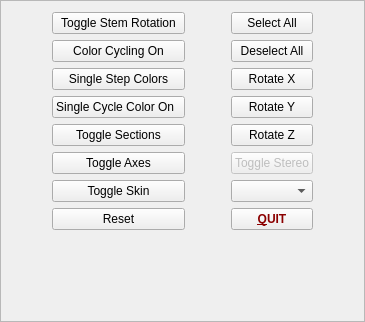
                    <widget class="QFrame" name="buttonFrame">
                     <property name="sizePolicy">
                      <sizepolicy hsizetype="Expanding" vsizetype="Preferred">
                       <horstretch>0</horstretch>
                       <verstretch>0</verstretch>
                      </sizepolicy>
                     </property>
                     <property name="frameShape">
                      <enum>QFrame::StyledPanel</enum>
                     </property>
                     <property name="frameShadow">
                      <enum>QFrame::Raised</enum>
                     </property>
                     <layout class="QHBoxLayout" name="buttonHLayout_2">
                      <property name="sizeConstraint">
                       <enum>QLayout::SetNoConstraint</enum>
                      </property>
                      <item>
                       <spacer name="cmdLeftSpacer">
                        <property name="orientation">
                         <enum>Qt::Horizontal</enum>
                        </property>
                        <property name="sizeType">
                         <enum>QSizePolicy::Expanding</enum>
                        </property>
                        <property name="sizeHint" stdset="0">
                         <size>
                          <width>40</width>
                          <height>20</height>
                         </size>
                        </property>
                       </spacer>
                      </item>
                      <item>
                       <layout class="QGridLayout" name="gridLayout_2">
                        <property name="sizeConstraint">
                         <enum>QLayout::SetNoConstraint</enum>
                        </property>
                        <item row="3" column="0">
                         <widget class="QPushButton" name="singleTwinkle">
                          <property name="toolTip">
                           <string>&lt;html&gt;&lt;head/&gt;&lt;body&gt;&lt;p&gt;Use a single color for all cells instead of the cluster colors.&lt;/p&gt;&lt;/body&gt;&lt;/html&gt;</string>
                          </property>
                          <property name="text">
                           <string>Single Cycle Color On  </string>
                          </property>
                         </widget>
                        </item>
                        <item row="10" column="0">
                         <spacer name="verticalSpacer">
                          <property name="orientation">
                           <enum>Qt::Vertical</enum>
                          </property>
                          <property name="sizeHint" stdset="0">
                           <size>
                            <width>20</width>
                            <height>40</height>
                           </size>
                          </property>
                         </spacer>
                        </item>
                        <item row="12" column="2">
                         <spacer name="verticalSpacer_2">
                          <property name="orientation">
                           <enum>Qt::Vertical</enum>
                          </property>
                          <property name="sizeHint" stdset="0">
                           <size>
                            <width>20</width>
                            <height>40</height>
                           </size>
                          </property>
                         </spacer>
                        </item>
                        <item row="0" column="2">
                         <widget class="QPushButton" name="allOn">
                          <property name="text">
                           <string>Select All</string>
                          </property>
                         </widget>
                        </item>
                        <item row="1" column="2">
                         <widget class="QPushButton" name="allOff">
                          <property name="text">
                           <string>Deselect All</string>
                          </property>
                         </widget>
                        </item>
                        <item row="0" column="1">
                         <spacer name="horizontalSpacer">
                          <property name="orientation">
                           <enum>Qt::Horizontal</enum>
                          </property>
                          <property name="sizeHint" stdset="0">
                           <size>
                            <width>40</width>
                            <height>20</height>
                           </size>
                          </property>
                         </spacer>
                        </item>
                        <item row="0" column="0">
                         <widget class="QPushButton" name="spinMe">
                          <property name="sizePolicy">
                           <sizepolicy hsizetype="Expanding" vsizetype="Fixed">
                            <horstretch>0</horstretch>
                            <verstretch>0</verstretch>
                           </sizepolicy>
                          </property>
                          <property name="font">
                           <font>
                            <pointsize>9</pointsize>
                           </font>
                          </property>
                          <property name="whatsThis">
                           <string/>
                          </property>
                          <property name="text">
                           <string>Toggle Stem Rotation</string>
                          </property>
                         </widget>
                        </item>
                        <item row="8" column="0">
                         <widget class="QPushButton" name="figureReset">
                          <property name="sizePolicy">
                           <sizepolicy hsizetype="Expanding" vsizetype="Fixed">
                            <horstretch>0</horstretch>
                            <verstretch>0</verstretch>
                           </sizepolicy>
                          </property>
                          <property name="toolTip">
                           <string>&lt;html&gt;&lt;head/&gt;&lt;body&gt;&lt;p&gt;Reset the model to the default location and size.&lt;/p&gt;&lt;/body&gt;&lt;/html&gt;</string>
                          </property>
                          <property name="text">
                           <string>Reset</string>
                          </property>
                         </widget>
                        </item>
                        <item row="6" column="0">
                         <widget class="QPushButton" name="toggleAxes">
                          <property name="sizePolicy">
                           <sizepolicy hsizetype="Expanding" vsizetype="Fixed">
                            <horstretch>0</horstretch>
                            <verstretch>0</verstretch>
                           </sizepolicy>
                          </property>
                          <property name="text">
                           <string>Toggle Axes</string>
                          </property>
                         </widget>
                        </item>
                        <item row="5" column="0">
                         <widget class="QPushButton" name="toggleOutlines">
                          <property name="sizePolicy">
                           <sizepolicy hsizetype="Expanding" vsizetype="Fixed">
                            <horstretch>0</horstretch>
                            <verstretch>0</verstretch>
                           </sizepolicy>
                          </property>
                          <property name="text">
                           <string>Toggle Sections</string>
                          </property>
                         </widget>
                        </item>
                        <item row="1" column="0">
                         <widget class="QPushButton" name="toggleColorCycling">
                          <property name="enabled">
                           <bool>true</bool>
                          </property>
                          <property name="sizePolicy">
                           <sizepolicy hsizetype="Expanding" vsizetype="Fixed">
                            <horstretch>0</horstretch>
                            <verstretch>0</verstretch>
                           </sizepolicy>
                          </property>
                          <property name="text">
                           <string>Color Cycling On</string>
                          </property>
                          <property name="checkable">
                           <bool>false</bool>
                          </property>
                         </widget>
                        </item>
                        <item row="2" column="0">
                         <widget class="QPushButton" name="nextStep">
                          <property name="enabled">
                           <bool>true</bool>
                          </property>
                          <property name="toolTip">
                           <string>&lt;html&gt;&lt;head/&gt;&lt;body&gt;&lt;p&gt;Cycle to the next bin and display its colors.  You can hold the button down for auto-repeat.  Clicking on this will stop automatic color cycling.&lt;/p&gt;&lt;/body&gt;&lt;/html&gt;</string>
                          </property>
                          <property name="text">
                           <string>Single Step Colors</string>
                          </property>
                          <property name="autoRepeat">
                           <bool>true</bool>
                          </property>
                         </widget>
                        </item>
                        <item row="7" column="0">
                         <widget class="QPushButton" name="skinToggle">
                          <property name="text">
                           <string>Toggle Skin</string>
                          </property>
                         </widget>
                        </item>
                        <item row="8" column="2">
                         <widget class="QPushButton" name="Quit">
                          <property name="sizePolicy">
                           <sizepolicy hsizetype="Expanding" vsizetype="Fixed">
                            <horstretch>0</horstretch>
                            <verstretch>0</verstretch>
                           </sizepolicy>
                          </property>
                          <property name="font">
                           <font>
                            <weight>75</weight>
                            <bold>true</bold>
                           </font>
                          </property>
                          <property name="styleSheet">
                           <string notr="true">color: darkred;
font-style:bold



</string>
                          </property>
                          <property name="text">
                           <string>&amp;QUIT</string>
                          </property>
                         </widget>
                        </item>
                        <item row="2" column="2">
                         <widget class="QPushButton" name="rotateX">
                          <property name="text">
                           <string>Rotate X</string>
                          </property>
                         </widget>
                        </item>
                        <item row="3" column="2">
                         <widget class="QPushButton" name="rotateY">
                          <property name="text">
                           <string>Rotate Y</string>
                          </property>
                         </widget>
                        </item>
                        <item row="5" column="2">
                         <widget class="QPushButton" name="rotateZ">
                          <property name="text">
                           <string>Rotate Z</string>
                          </property>
                         </widget>
                        </item>
                        <item row="6" column="2">
                         <widget class="QPushButton" name="toggleStereo">
                          <property name="enabled">
                           <bool>false</bool>
                          </property>
                          <property name="toolTip">
                           <string>&lt;html&gt;&lt;head/&gt;&lt;body&gt;&lt;p&gt;This toggles the model stereo display. Stereo mode displays two models. The right model is rotated 5 degrees to simulate eye separation. Hold down the right mouse button to adjust the horizontal separation of the models. Use the mouse wheel button to zoom in and out.&lt;/p&gt;&lt;p&gt;You can select just ctl or stim and display them in stereo.  A stereo display of ctl/stim pairs is not supported.&lt;/p&gt;&lt;/body&gt;&lt;/html&gt;</string>
                          </property>
                          <property name="text">
                           <string>Toggle Stereo</string>
                          </property>
                         </widget>
                        </item>
                        <item row="7" column="2">
                         <widget class="QComboBox" name="boxCtlStim">
                          <property name="toolTip">
                           <string>&lt;html&gt;&lt;head/&gt;&lt;body&gt;&lt;p&gt;CTH files contain just the control period, or one set of ctl/stim periods for each type of stim.  When loading control period CTH files, there is only one choice here. You can display both ctl/stim and ctl or stim cells individually for ctl/stim CTH files.&lt;/p&gt;&lt;/body&gt;&lt;/html&gt;</string>
                          </property>
                          <property name="frame">
                           <bool>true</bool>
                          </property>
                         </widget>
                        </item>
                       </layout>
                      </item>
                      <item>
                       <spacer name="cmdRightSpacer">
                        <property name="orientation">
                         <enum>Qt::Horizontal</enum>
                        </property>
                        <property name="sizeType">
                         <enum>QSizePolicy::Expanding</enum>
                        </property>
                        <property name="sizeHint" stdset="0">
                         <size>
                          <width>40</width>
                          <height>20</height>
                         </size>
                        </property>
                       </spacer>
                      </item>
                     </layout>
                    </widget>
